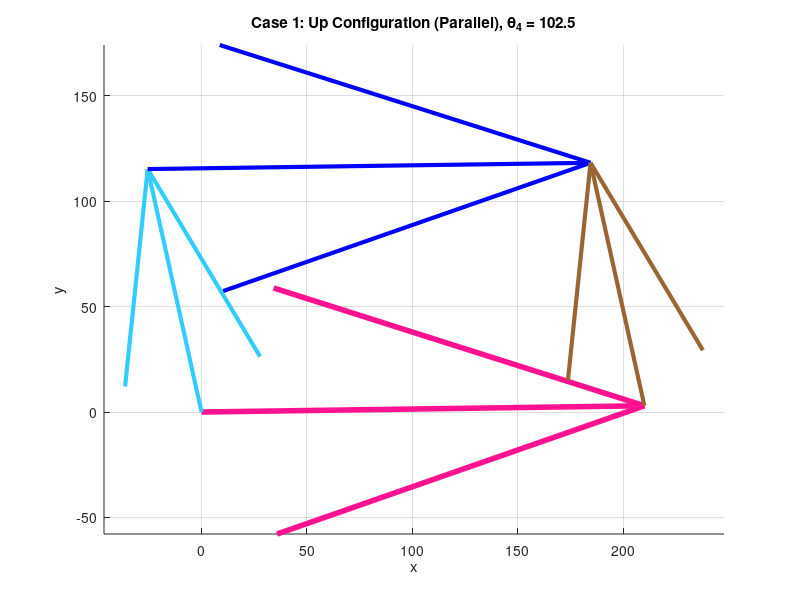
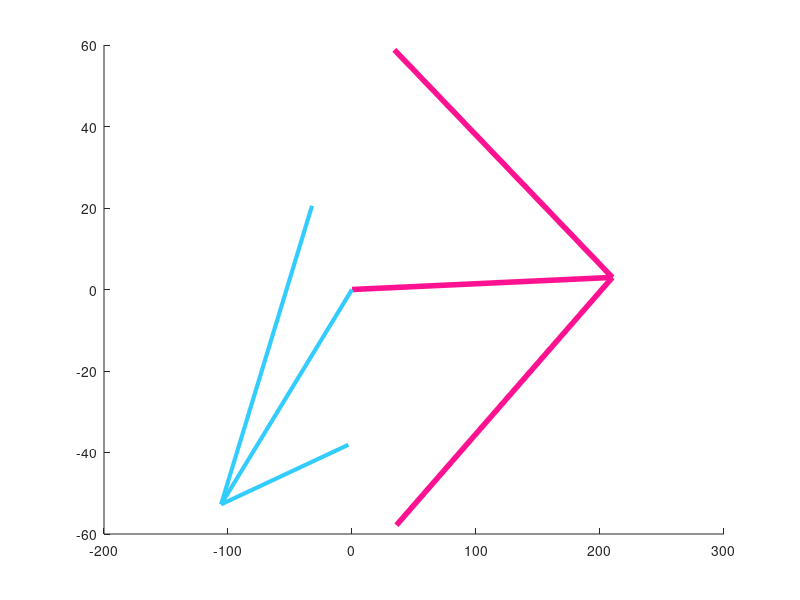

Source code (MATLAB) for these figures, in order:
clear all
close all
clc

% 1. Parameter Definitions
L1 = 210; % Length of Link1 d (Ground) - Pink
L2 = 118; % Length of Link2 a (Input) - Light Blue
L3 = 210; % Length of Link3 b (Coupler) - Blue
L4 = 118; % Length of Link4 c (Output) - Brown

% Mapping to standard variables
d = L1;
a = L2;
b = L3;
c = L4;

% Ground angle (Lifted up by 0.81 degrees)
theta1_deg = 0.81;
theta1 = deg2rad(theta1_deg);

% Input: Theta 4 (Global)
q4_global_deg = 102.5;
q4_global = deg2rad(q4_global_deg);

% Convert to Local Frame (Relative to Ground Link)
q4 = q4_global - theta1;

% ---------------------------------------------------------
% STEP 1: Find Theta 2 given Theta 4 (Inverse Kinematics)
% ---------------------------------------------------------

% K Constants (Swapping a and c for Inverse Kinematics)
K1_inv = d/c; 
K2_inv = d/a; 
K3_inv = (c^2 - b^2 + a^2 + d^2)/(2*c*a); 

% Coefficients A, B, C for finding q2
A = cos(q4) - K1_inv - K2_inv*cos(q4) + K3_inv;
B = -2*sin(q4);
C = K1_inv - (K2_inv + 1)*cos(q4) + K3_inv;

% Solve for q2 (Two Solutions)
disc = B^2 - 4*A*C;

% *** กำหนด Case 1 ให้เป็นแบบ "ชี้ขึ้น" (Up) โดยใช้ -sqrt ***
q2_local_1 = 2*atan((-B - sqrt(disc))/(2*A));

% *** กำหนด Case 2 ให้เป็นแบบ "ชี้ลง" (Down) โดยใช้ +sqrt ***
q2_local_2 = 2*atan((-B + sqrt(disc))/(2*A));

% ---------------------------------------------------------
% STEP 2: Find Theta 3 (Calculate separate q3 for EACH case)
% ---------------------------------------------------------
K1 = d/a;
K4 = d/b;
K5 = (c^2 - d^2 - a^2 - b^2)/(2*a*b);

% --- Calculate Theta 3 for Case 1 (Using q2_local_1) ---
D1 = cos(q2_local_1) - K1 + K4*cos(q2_local_1) + K5;
E1 = -2*sin(q2_local_1);
F1 = K1 + (K4 - 1)*cos(q2_local_1) + K5;
% สำหรับ Case ขึ้น (Parallel) ปกติใช้ -sqrt เพื่อให้ q3 ขนาน
q3_local_1 = 2*atan((-E1 - sqrt(E1^2 - 4*D1*F1))/(2*D1));

% --- Calculate Theta 3 for Case 2 (Using q2_local_2) ---
D2 = cos(q2_local_2) - K1 + K4*cos(q2_local_2) + K5;
E2 = -2*sin(q2_local_2);
F2 = K1 + (K4 - 1)*cos(q2_local_2) + K5;
% สำหรับ Case ลง (Crossed) ใช้ +sqrt เพื่อให้ปิดลูปได้ถูกต้อง
q3_local_2 = 2*atan((-E2 + sqrt(E2^2 - 4*D2*F2))/(2*D2));


% Calculate Global Angles for display
q2_global_1 = rad2deg(q2_local_1 + theta1);
q3_global_1 = rad2deg(q3_local_1 + theta1);

q2_global_2 = rad2deg(q2_local_2 + theta1);
q3_global_2 = rad2deg(q3_local_2 + theta1);


% ---------------------------------------------------------
% VECTOR CALCULATION (Pre-calculate for Plotting)
% ---------------------------------------------------------
% Define Colors
color_Pink = [1, 0.07, 0.57];  
color_LBlue = [0.2, 0.8, 1];   
color_Blue = [0, 0, 1];        
color_Brown = [0.6, 0.4, 0.2]; 

% Ground Vector (Same for both)
RO4O2 = d*exp(j*theta1); 
RO4O2x = real(RO4O2); RO4O2y = imag(RO4O2);
O4x = RO4O2x; O4y = RO4O2y;

% --- Vectors for Case 1 (Up) ---
RA1 = a*exp(j*(q2_local_1 + theta1));
RBA1 = b*exp(j*(q3_local_1 + theta1));
% End points Case 1
Ax1 = real(RA1); Ay1 = imag(RA1);
Bx1 = real(RA1 + RBA1); By1 = imag(RA1 + RBA1);

% --- Vectors for Case 2 (Down) ---
RA2 = a*exp(j*(q2_local_2 + theta1));
RBA2 = b*exp(j*(q3_local_2 + theta1));
% End points Case 2
Ax2 = real(RA2); Ay2 = imag(RA2);
Bx2 = real(RA2 + RBA2); By2 = imag(RA2 + RBA2);

% Link 4 Tip check (should land on Bx, By)
% RBO4 = c*exp(j*(q4+theta1));


% ---------------------------------------------------------
% PLOTTING FIGURE 1 (Case 1: Up Configuration)
% ---------------------------------------------------------
figure(1);
hold on;
% 1. Ground (Pink)
quiver(0, 0, O4x, O4y, 0, 'Color', color_Pink, 'LineWidth', 4, 'MaxHeadSize', 0.5);
% 2. Link 2 (Light Blue) - UP
quiver(0, 0, Ax1, Ay1, 0, 'Color', color_LBlue, 'LineWidth', 3, 'MaxHeadSize', 0.5);
% 3. Link 3 (Blue)
quiver(Ax1, Ay1, Bx1-Ax1, By1-Ay1, 0, 'Color', color_Blue, 'LineWidth', 3, 'MaxHeadSize', 0.5);
% 4. Link 4 (Brown)
quiver(O4x, O4y, Bx1-O4x, By1-O4y, 0, 'Color', color_Brown, 'LineWidth', 3, 'MaxHeadSize', 0.5);

axis equal; grid on;
title(['Case 1: Up Configuration (Parallel), \theta_4 = ' num2str(q4_global_deg)]);
xlabel('x'); ylabel('y');


% ---------------------------------------------------------
% PLOTTING FIGURE 2 (Case 2: Down Configuration)
% ---------------------------------------------------------
figure(2);
hold on;
% 1. Ground (Pink)
quiver(0, 0, O4x, O4y, 0, 'Color', color_Pink, 'LineWidth', 4, 'MaxHeadSize', 0.5);
% 2. Link 2 (Light Blue) - DOWN
quiver(0, 0, Ax2, Ay2, 0, 'Color', color_LBlue, 'LineWidth', 3, 'MaxHeadSize', 0.5);
%
